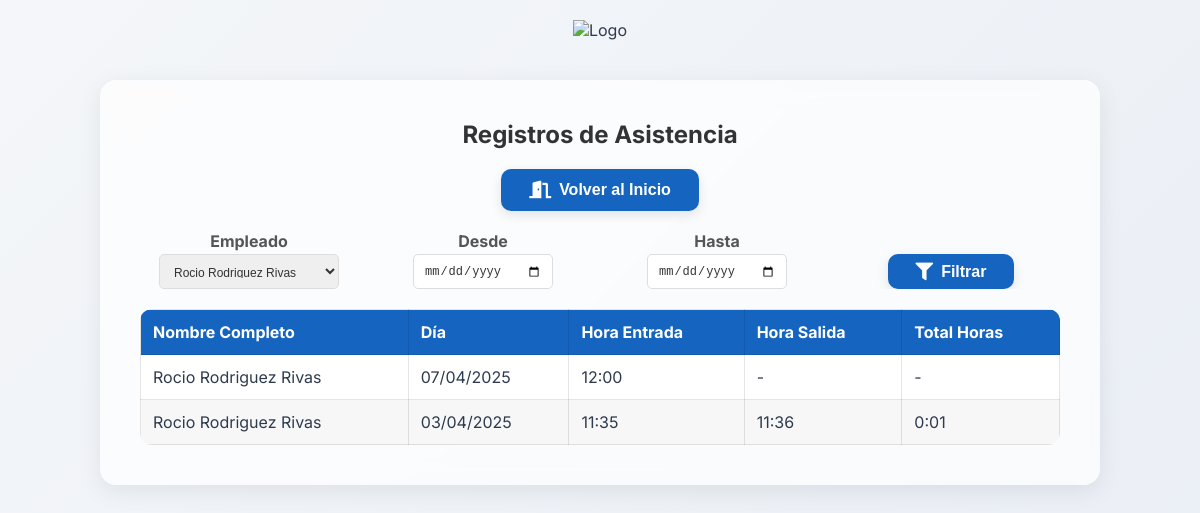
/consultar_horarios?empleado_id=2 (signed in), run on the app's committed database.
### models.py (models this page shows, shortened)
class Registro(db.Model):
    __tablename__ = "registro"
    id = db.Column(db.Integer, primary_key=True)
    empleado_id = db.Column(db.Integer, db.ForeignKey('empleado.id'), nullable=False)
    fecha_hora_entrada = db.Column(db.DateTime, nullable=False)
    fecha_hora_salida = db.Column(db.DateTime, nullable=True)
    tipo = db.Column(db.String, db.CheckConstraint("tipo IN ('Trabajo', 'Vacaciones', 'Ausencia', 'Baja')", name='check_tipo'), nullable=False)
    empleado = db.relationship('Empleado', backref='registros')

class Empleado(UserMixin, db.Model):  # Modificamos el modelo Empleado para que herede UserMixin
    __tablename__ = "empleado"
    id = db.Column(db.Integer, primary_key=True, autoincrement=True, nullable=False)
    nombre = db.Column(db.String(100), nullable=False)
    usuario = db.Column(db.String(10), unique=True, nullable=False)
    password = db.Column(db.String(200), nullable=False)  # Aseguramos que la contraseña sea suficientemente larga
    cargo = db.Column(db.String(30), nullable=False)
    alias = db.Column(db.String, nullable=False)
    nombre_completo = db.Column(db.String, nullable=False)
    dni = db.Column(db.String, nullable=True)
    seguridad_social = db.Column(db.String, nullable=True)
    sede = db.Column(db.String, db.CheckConstraint("sede IN ('Merida', 'Navalmoral')", name='check_sede'), nullable=True)
    telefono = db.Column(db.String(9), nullable=False)
    email = db.Column(db.String(100), nullable=False)
    fecha_alta = db.Column(db.DateTime, nullable=False)
    fecha_baja = db.Column(db.DateTime, nullable=True)
    sabados = db.Column(db.Boolean, nullable=False)
    activo = db.Column(db.Boolean, nullable=False)

### main.py (the view)
@app.route('/consultar_horarios')
@login_required
def consultar_horarios():
    empleado_id = request.args.get('empleado_id', type=int)
    fecha_desde = request.args.get('fecha_desde')
    fecha_hasta = request.args.get('fecha_hasta')
    query = Registro.query.options(joinedload(Registro.empleado))
    if empleado_id:
        query = query.filter(Registro.empleado_id == empleado_id)
    if fecha_desde:
        fecha_desde_dt = datetime.strptime(fecha_desde, '%Y-%m-%d')
        query = query.filter(Registro.fecha_hora_entrada >= fecha_desde_dt)
    if fecha_hasta:
        fecha_hasta_dt = datetime.strptime(fecha_hasta, '%Y-%m-%d')
        fecha_hasta_dt = fecha_hasta_dt.replace(hour=23, minute=59, second=59)
        query = query.filter(Registro.fecha_hora_entrada <= fecha_hasta_dt)
    registros_filtrados = query.order_by(Registro.fecha_hora_entrada.desc()).all()
    empleados_ids_con_registros = query.with_entities(distinct(Registro.empleado_id)).subquery()
    empleados = Empleado.query.filter(Empleado.id.in_(empleados_ids_con_registros)).all()
    return render_template('consultar_horarios.html',
        registros=registros_filtrados,
        empleados=empleados,
        filtro_empleado_id=empleado_id,
        filtro_fecha_desde=fecha_desde,
        filtro_fecha_hasta=fecha_hasta
    )

### main.py (called while the page is built)
@login_manager.user_loader
def load_user(user_id):
    return Empleado.query.get(int(user_id))

### templates/consultar_horarios.html (shortened to what this page needs)
<!DOCTYPE html>
<html lang="es">
<head>
  <link rel="stylesheet" href="https://cdnjs.cloudflare.com/ajax/libs/font-awesome/5.15.4/css/all.min.css"/>
  <link rel="stylesheet" href="{{ url_for('static', filename='css/style.css') }}">
</head>
<body>
  <header>
    <img src="{{ url_for('static', filename='logo.png') }}" alt="Logo" class="logo" />
  </header>
  <main>
    <h1>Registros de Asistencia</h1>
    <div class="buttons">
      <form action="{{ url_for('index') }}" method="get">
        <button class="btn btn-blue" type="submit">
          <i class="fas fa-door-open"></i> Volver al Inicio
        </button>
      </form>
    </div>
    <form method="get" class="form-container">
  <div class="form-row" style="display: flex; gap: 16px; flex-wrap: nowrap; align-items: flex-end; overflow-x: auto;">
    <div class="form-group">
      <label for="empleado_id">Empleado</label>
      <select name="empleado_id" id="empleado_id" class="input" style="width: 180px; height: 35px;">
        {% for empleado in empleados %}
          <option value="{{ empleado.id }}" {% if empleado.id == filtro_empleado_id %}selected{% endif %}>
            {{ empleado.nombre_completo }}
          </option>
        {% endfor %}
      </select>
    </div>
    <div class="form-group">
      <label for="fecha_desde">Desde</label>
      <input type="date" name="fecha_desde" id="fecha_desde" value="{{ filtro_fecha_desde }}" class="input" style="width: 140px; height: 35px;">
    </div>
    <div class="form-group">
      <label for="fecha_hasta">Hasta</label>
      <input type="date" name="fecha_hasta" id="fecha_hasta" value="{{ filtro_fecha_hasta }}" class="input" style="width: 140px; height: 35px;">
    </div>
    <div class="form-group" style="margin-top: 6px;">
      <button type="submit" class="btn btn-blue" style="height: 35px;">
        <i class="fas fa-filter"></i> Filtrar
      </button>
    </div>
  </div>
</form>
    <table>
      <thead>
        <tr>
          <th>Nombre Completo</th>
          <th>Día</th>
          <th>Hora Entrada</th>
          <th>Hora Salida</th>
          <th>Total Horas</th>
        </tr>
      </thead>
      <tbody>
        {% for registro in registros %}
        <tr>
          <td>{{ registro.empleado.nombre_completo }}</td>
          <td>{{ registro.fecha_hora_entrada.strftime('%d/%m/%Y') }}</td>
          <td>{{ registro.fecha_hora_entrada.strftime('%H:%M') }}</td>
          <td>
            {% if registro.fecha_hora_salida %}
              {{ registro.fecha_hora_salida.strftime('%H:%M') }}
            {% else %}
              -
            {% endif %}
          </td>
          <td>
            {% if registro.fecha_hora_salida %}
              {% set delta = registro.fecha_hora_salida - registro.fecha_hora_entrada %}
              {{ '%d:%02d' % (delta.total_seconds() // 3600, (delta.total_seconds() % 3600) // 60) }}
            {% else %}
              -
            {% endif %}
          </td>
        </tr>
        {% endfor %}
      </tbody>
    </table>
  </main>
</body>
</html>

### static/css/style.css (style rules this page uses)
* { margin: 0; padding: 0; box-sizing: border-box; }
body { font-family: 'Inter', sans-serif; background: linear-gradient(135deg, #f4f6f9, #e9eef5); color: #2e3b4e; display: flex; flex-direction: column; align-items: center; padding: 20px; min-height: 100vh; }
header { width: 100%; text-align: center; margin-bottom: 40px; animation: fadeInDown 0.6s ease-out; }
.logo { height: 80px; }
main { background: rgba(255, 255, 255, 0.7); backdrop-filter: blur(10px); border-radius: 16px; box-shadow: 0 6px 25px rgba(0, 0, 0, 0.08); width: 100%; max-width: 1000px; padding: 40px; text-align: center; animation: fadeInUp 0.8s ease-out; }
h1 { font-size: 2.3rem; margin-bottom: 30px; color: #1e2a36; animation: fadeIn 1s forwards 0.4s; }
.buttons { display: flex; justify-content: center; gap: 20px; flex-wrap: wrap; margin: 20px 0; }
.btn { padding: 12px 28px; border: none; border-radius: 10px; font-size: 1rem; font-weight: 600; cursor: pointer; transition: all 0.2s ease; display: inline-flex; align-items: center; justify-content: center; box-shadow: 0 4px 12px rgba(0, 0, 0, 0.1); text-decoration: none; color: #fff; }
.btn i, .btn .icon { margin-right: 8px; font-size: 1.1rem; }
.btn-blue { background-color: #1565c0; }
table { width: 100%; border-collapse: collapse; margin-top: 20px; background: rgba(255, 255, 255, 0.95); border-radius: 12px; overflow: hidden; animation: fadeIn 1s ease forwards 0.5s; }
th, td { padding: 12px; border: 1px solid rgba(0, 0, 0, 0.1); text-align: left; }
th { background-color: #1565c0; color: white; }
tr:nth-child(even) { background-color: rgba(0, 0, 0, 0.03); }
h1 { font-size: 24px; color: #333; text-align: center; margin-bottom: 20px; }
.form-row { display: flex; flex-wrap: wrap; gap: 20px; }
.form-group { flex: 1 1 45%; min-width: 200px; }
.form-group label { display: block; font-weight: bold; margin-bottom: 3px; color: #555; }
.form-group input, .form-group select { width: 100%; padding: 10px; border-radius: 5px; border: 1px solid #ddd; font-size: 12px; color: #333; }

### data on the page
Registro: empleado.nombre_completo "Rocio Rodriguez Rivas", fecha_hora_entrada "07/04/2025", fecha_hora_entrada "12:00"
Registro: empleado.nombre_completo "Rocio Rodriguez Rivas", fecha_hora_entrada "03/04/2025", fecha_hora_entrada "11:35", fecha_hora_salida "11:36", value "0:01"

### other printed values
form field empleado_id "Rocio Rodriguez Rivas"
